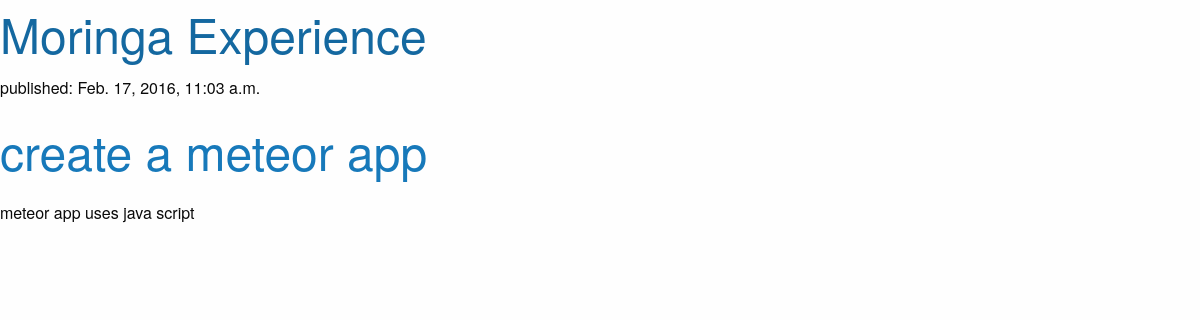
Before: / with the older database file.
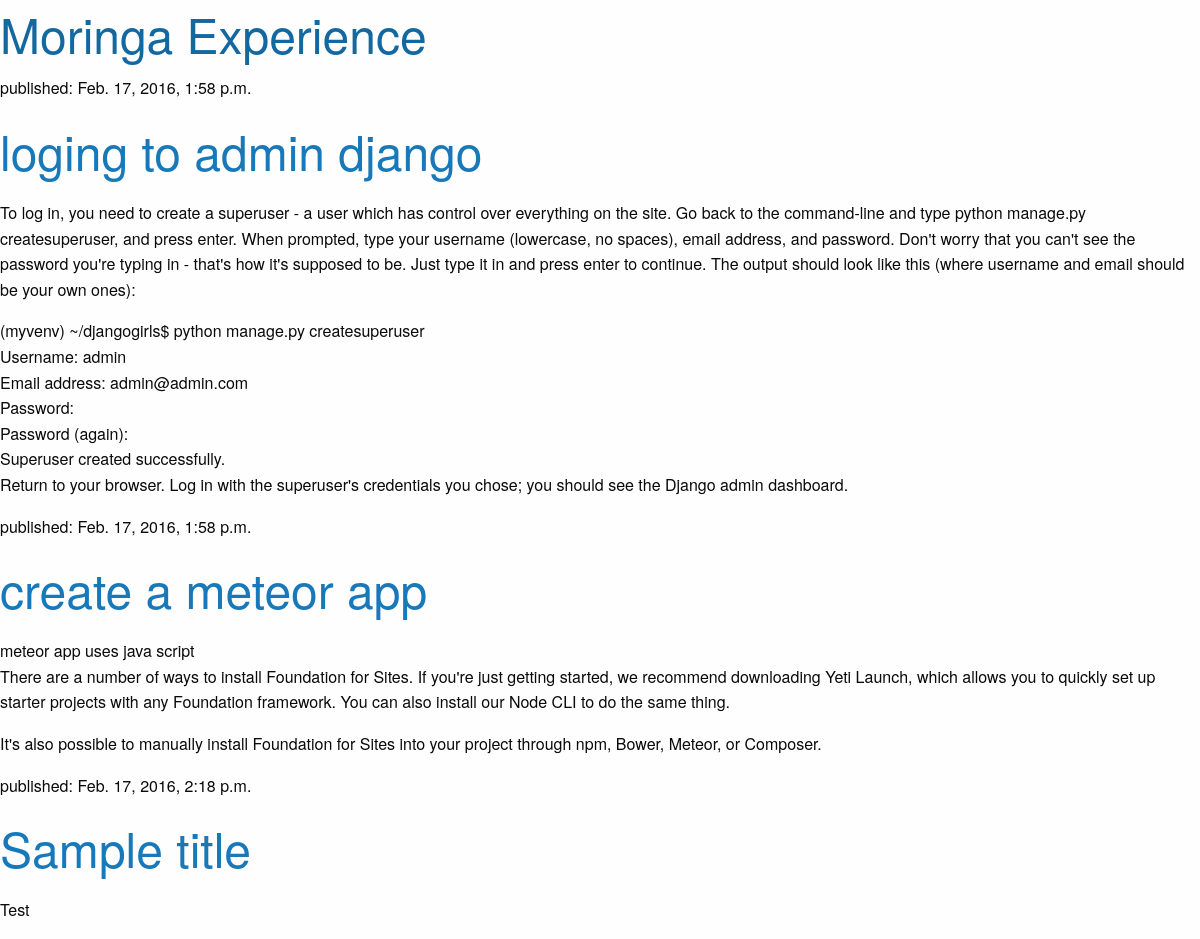
After: the same page with the newer database file.
### blog/models.py (models this page shows, shortened)
class Post(models.Model):
    author = models.ForeignKey('auth.User')
    title = models.CharField(max_length=200)
    text = models.TextField()
    created_date = models.DateTimeField(
            default=timezone.now)
    published_date = models.DateTimeField(
            blank=True, null=True)

### blog/views.py (the view)
# urls.py: url(r'^$', views.post_list, name='post_list'),
def post_list(request):
    posts = Post.objects.filter(published_date__lte=timezone.now()).order_by('published_date')
    return render(request, 'blog/post_list.html',{'posts': posts})

### blog/templates/blog/post_list.html (shortened to what this page needs)
<html>
    <head>
        <link rel="stylesheet" href="https://cdnjs.cloudflare.com/ajax/libs/foundation/6.1.2/foundation.min.css">
    </head>
    <body>
        <div>
            <h1><a href="">Moringa Experience</a></h1>
        </div>
        {% for post in posts %}
            <div>
                <p>published: {{ post.published_date }}</p>
                <h1><a href="">{{ post.title }}</a></h1>
                <p>{{ post.text|linebreaks }}</p>
            </div>
        {% endfor %}
    </body>
</html>

Changed rows visible on the page:
now on this page (row edited): Post: published_date "Feb. 17, 2016, 1:58 p.m.", title "loging to admin django", text "To log in, you need to create a superuser - a user which has control over everything on the site. Go back to the command-line and type python manage.py createsuperuser, and press enter. When prompted, type your username (lowercase, no spaces), email address, and password. Don't worry that you can't see the password you're typing in - that's how it's supposed to be. Just type it in and press enter to continue. The output should look like this (where username and email should be your own ones): (myvenv) ~/djangogirls$ python manage.py createsuperuser Username: admin Email address: admin@admin.com Password: Password (again): Superuser created successfully. Return to your browser. Log in with…"
changed Post "create a meteor app": published_date "Feb. 17, 2016, 11:03 a.m." → "Feb. 17, 2016, 1:58 p.m."; text "meteor app uses java script" → "meteor app uses java script There are a number of ways to install Foundation for Sites. If you're just getting started, we recommend downloading Yeti Launch, which allows you to quickly set up starter projects with any Foundation framework. You can also install our Node CLI to do the same thing. It's also possible to manually install Foundation for Sites into your project through npm, Bower, Meteor, or Composer."
added Post: published_date "Feb. 17, 2016, 2:18 p.m.", title "Sample title", text "Test"
